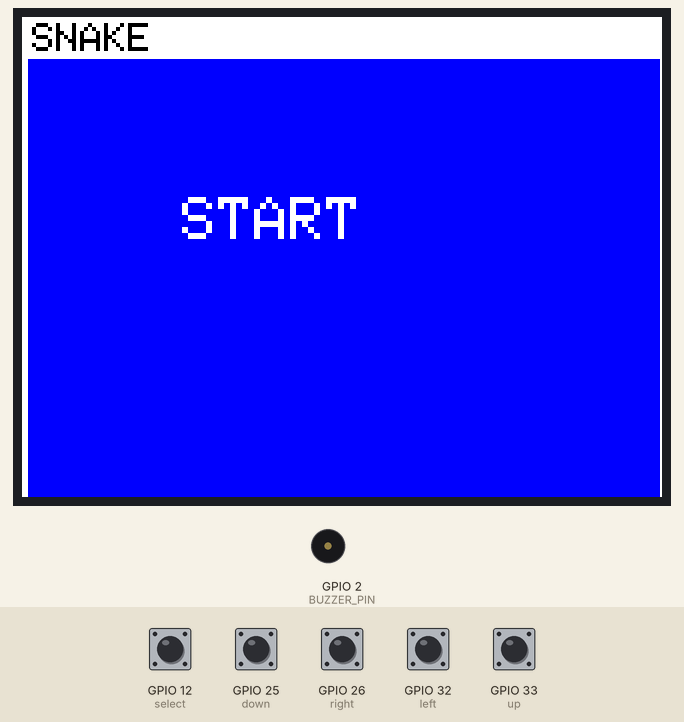
This sketch was run on a simulated ESP32. Shown: 320×240 colour display, buzzer (waves = sounding). Inputs (shaded band) come from the test bench; at power-on: GPIO 12 (select), GPIO 25 (down), GPIO 26 (right), GPIO 32 (left), GPIO 33 (up) HIGH. Random numbers use the default seed unless the sketch sets one.

Above: at 1.4 s.
1.5 s: GPIO 12 (select) pulled LOW for 0.15 s
At 2.7 s:
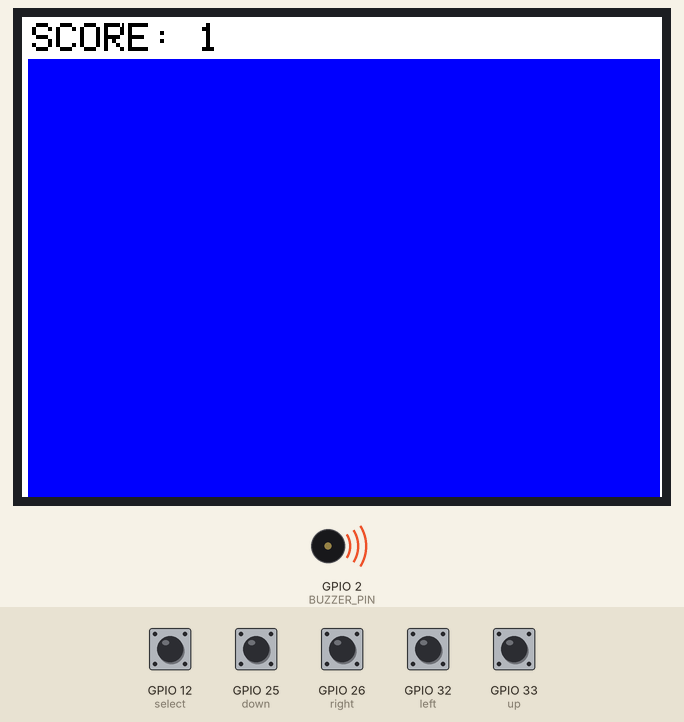
4.6 s: GPIO 32 (left) pulled LOW for 0.15 s
At 6.6 s:
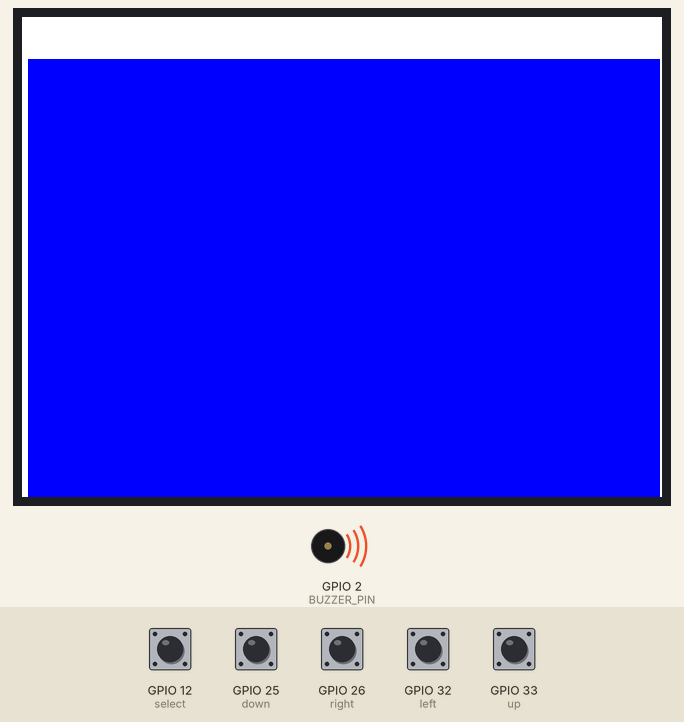
7.7 s: GPIO 12 (select) pulled LOW for 1 s
At 8.7 s:
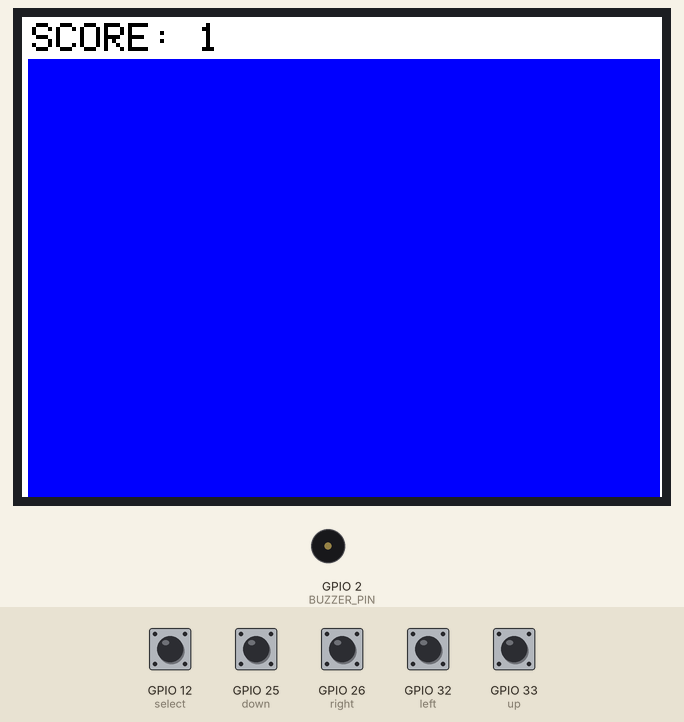
11.7 s: GPIO 26 (right) pulled LOW for 0.15 s
At 11.92 s:
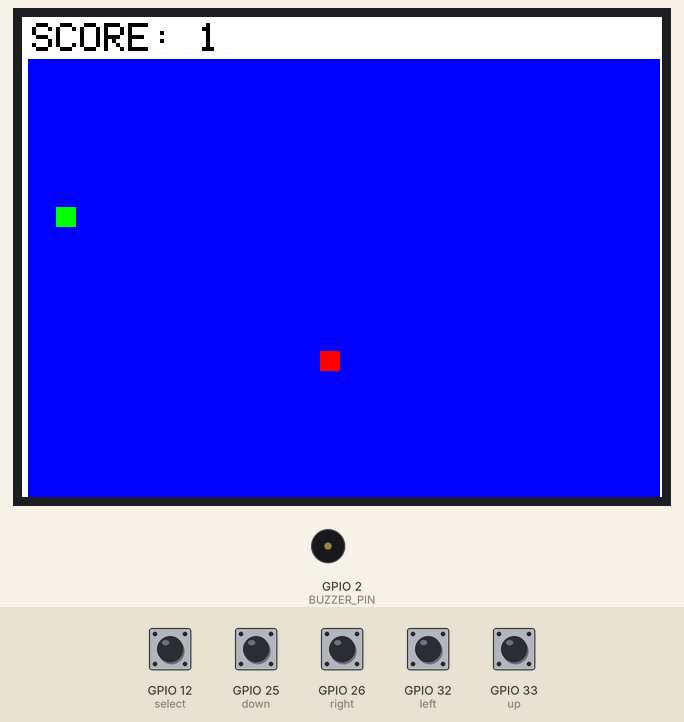
12.4 s: GPIO 25 (down) pulled LOW for 0.15 s
At 12.67 s:
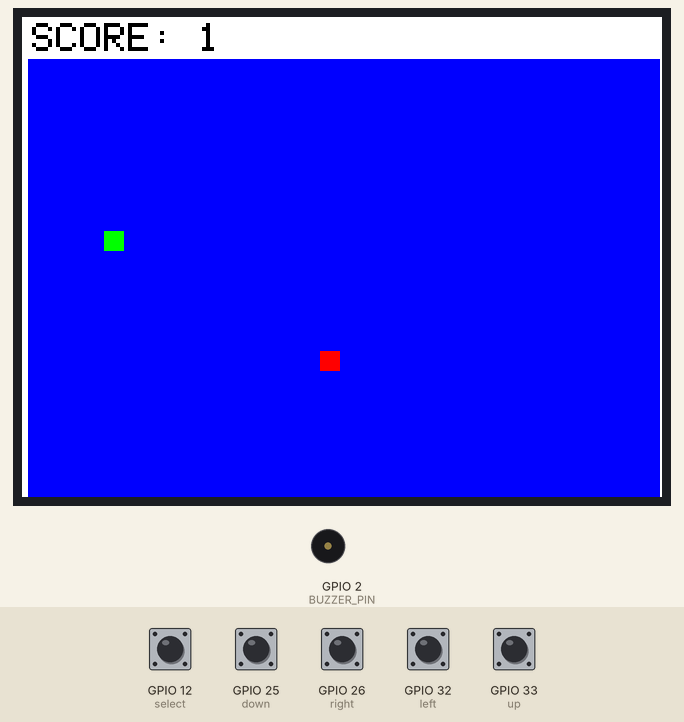
13.1 s: GPIO 26 (right) pulled LOW for 1 s
At 13.42 s:
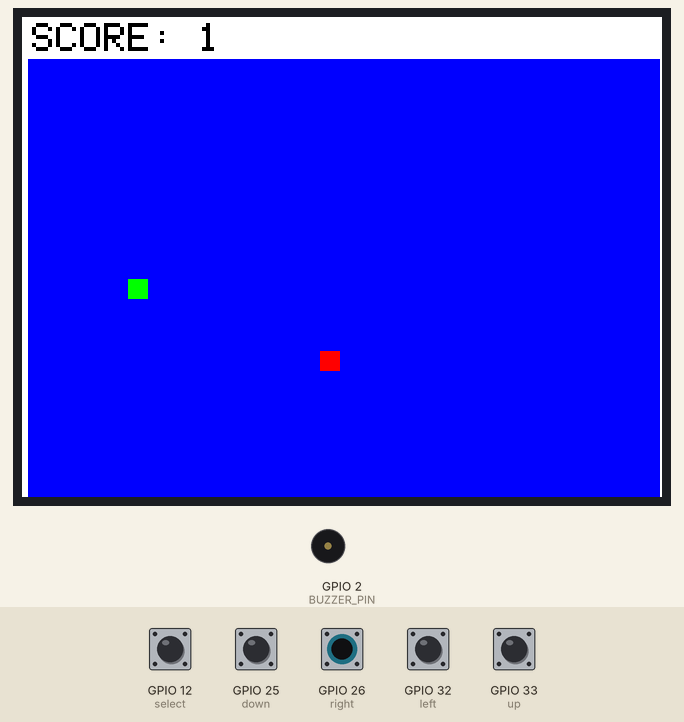
Timing chart, 0 to 15.7 s (numbered marks = the images above; inputs shaded):
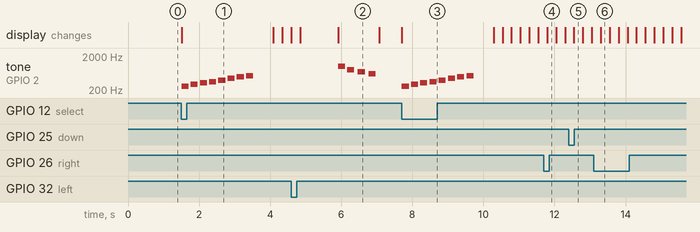

Measured:
- after the input at 1.5 s, tone on GPIO 2 (BUZZER_PIN): plays 262 Hz for 0.20 s, 294 Hz for 0.20 s, 330 Hz for 0.20 s, 349 Hz for 0.20 s, 392 Hz for 0.20 s, 440 Hz for 0.20 s … (8 notes in this stretch), starting at once; the display: changes at once (image 1)
- after the input at 4.6 s, tone on GPIO 2 (BUZZER_PIN): plays 1000 Hz for 0.20 s, 800 Hz for 0.20 s, 700 Hz for 0.20 s, 600 Hz for 0.20 s, starting after 1.3 s
- after the input at 7.7 s, tone on GPIO 2 (BUZZER_PIN): plays 262 Hz for 0.20 s, 294 Hz for 0.20 s, 330 Hz for 0.20 s, 349 Hz for 0.20 s, 392 Hz for 0.20 s, 440 Hz for 0.20 s … (8 notes in this stretch), starting at once; the display: changes at once (image 3)
- what the display in image 2 shows lasts 1.2 s, from 5.9 s to 7.1 s

The sketch:

Snake_for_ESP32.ino
```cpp
/////////////////////////////////////////////////////////////////////////////
//
//  A Simple Game of Snake
//  written by Tyler Edwards.
//
//  Modified by Alexandru903.
//
//  Added a buzzer and some simple sounds.
//  Added simple buttons as inputs, removed some bugs, made the food not spawn inside of the snake.
//
//  Tyler on GitHub: https://github.com/HailTheBDFL (original source)
//
//  To begin the game, press the select button
//
/////////////////////////////////////////////////////////////////////////////

float gameSpeed = 4;  //Higher numbers are faster

#include <Adafruit_GFX.h>
#include <Adafruit_ILI9341.h>
#include <SPI.h>

//Pinout for display (currently for ILI9341)
#define _cs    5
#define _dc    4
#define _mosi  23
#define _sclk  18
#define _rst   22
#define _miso  19

#define BUZZER_PIN 2 // pin for buzzer

boolean start = false;     //will not start without say-so
unsigned long offsetT = 0; //time delay for input
unsigned long offsetM = 0; //time delay for main loop

float gs;
int headX = 1;             //coordinates for head
int headY = 1;
long int beenHeadX[550];   //coordinates to clear later
long int beenHeadY[550];
int changeX = 0;           //the direction of the snake
int changeY = 1;
boolean lastMoveH = false; //to keep from going back on itself
int score = 1;
int foodX;                 //coordinates of food
int foodY;
boolean eaten = true;      //if true a new food will be made
int loopCount = 0;         //number of times the loop has run
int clearPoint = 0;        //when the loopCount is reset
boolean clearScore = false;

Adafruit_ILI9341 tft = Adafruit_ILI9341(_cs, _dc, _mosi, _sclk, _rst, _miso); //initialize the display

void setup() {
  gs = 1000 / gameSpeed;                 //calculated gameSpeed in milliseconds

  memset(beenHeadX, 0, 550);             //initiate beenHead with a bunch of zeros
  memset(beenHeadY, 0, 550);

  tft.begin();                           //turn on display
  tft.setRotation(1);

  tft.fillScreen(ILI9341_WHITE);                       //sets background
  tft.fillRect(3, 21, 316, 226, ILI9341_BLUE);

  tft.setTextColor(ILI9341_WHITE);            //Start button
  tft.setTextSize(3);
  tft.setCursor(80, 90);
  tft.print("START");

  tft.setTextColor(ILI9341_BLACK);
  tft.setTextSize(2);
  tft.setCursor(5, 3);         // name of the game
  tft.print("SNAKE");

  //tft.setTextColor(ILI9341_BLACK);
  //tft.setTextSize(2);
  //tft.setCursor(5, 3);          // old score keeper
  //tft.print("SCORE: ");
  //printScore();

  randomSeed(analogRead(6)); //make every game unique

  pinMode(33, INPUT_PULLUP); //up
  pinMode(25, INPUT_PULLUP); //down
  pinMode(32, INPUT_PULLUP); //left
  pinMode(26, INPUT_PULLUP); //right
  pinMode(12, INPUT_PULLUP); //select/start
  pinMode(2, OUTPUT);

  Serial.begin(115200);
}

void loop() {
  if (clearScore and start) { //resets score from last game, won't clear until new game starts so you can show off your own score
    score = 1;
    printScore();
    clearScore = false;
  }

  if (digitalRead(33) == LOW) { // up button pressed
    up();
  }

  if (digitalRead(25) == LOW) { // down button pressed
    down();
  }

  if (digitalRead(32) == LOW) { // left button pressed
    left();
  }

  if (digitalRead(26) == LOW) { // right button pressed
   right();
  }

  if (digitalRead(12) == LOW) { // select/start button pressed

   tft.fillRect(0, 0, 50, 20, ILI9341_WHITE);
   tft.setTextColor(ILI9341_BLACK); //new score keeper
   tft.setTextSize(2);
   tft.setCursor(5, 3);
   tft.print("SCORE: ");
   printScore();

    select();

  }

  if (millis() - offsetM > gs and start) {
    beenHeadX[loopCount] = headX;  //adds current head coordinates to be
    beenHeadY[loopCount] = headY;  //covered later

    headX = headX + changeX;
    headY = headY + changeY;

    if (headX - foodX == 0 and headY - foodY == 0) { //food!
      score = score + 1;
      printScore();
      eaten = true;
      tone(BUZZER_PIN, 1000, 100);
      delay(100);
    }

    loopCount += 1; //loopCount used for addressing, mostly

    if (loopCount > 467) {            //if loopCount exceeds size of
      clearPoint = loopCount - score; //beenHead arrays, reset to zero
      loopCount = 0;
    }

    //drawDot(headX, headY); //head is drawn old

    drawDot(headX, headY, true); // Draw the head of the snake in green new

    for (int i = loopCount - score + 1; i < loopCount; i++) { drawDot(beenHeadX[i], beenHeadY[i], false);}

    if (loopCount - score >= 0) { //if array has not been reset
      eraseDot(beenHeadX[loopCount - score], beenHeadY[loopCount - score]);
    }  //covers end of tail
    else {
      eraseDot(beenHeadX[clearPoint], beenHeadY[clearPoint]);
      clearPoint += 1;
    }
 /*
    if (eaten) {     //randomly create a new piece of food if last was eaten
      foodX = random(2, 26);
      foodY = random(2, 18);
      eaten = false;
    }
  */
    if (eaten) { // Randomly create a new piece of food if the last one was eaten
        generateFood(); //generates random food based on the location of the snake ( not on the snake )
        eaten = false;
    }

   // drawDotRed(foodX, foodY); //draw the food old

    if (headX > 26 or headX < 1 or headY < 1 or headY > 18) { //Boudaries
      endGame();
    }

    if (loopCount - score < 0) {         //check to see if head is on tail
      for (int j = 0; j < loopCount; j++) {
        if (headX == beenHeadX[j] and headY == beenHeadY[j]) {
          endGame();
        }
      }
      for (int k = clearPoint; k < 467; k++) {
        if (headX == beenHeadX[k] and headY == beenHeadY[k]) {
          endGame();
        }
      }
    }
    else {
      for (int i = loopCount - (score - 1); i < loopCount; i++) {
        if (headX == beenHeadX[i] and headY == beenHeadY[i]) {
          endGame();
        }
      }
    }

    offsetM = millis(); //reset game loop timer
  }
}

void endGame() {

  tft.setCursor(80, 90);
  tft.setTextSize(3);
  tft.setTextColor(ILI9341_WHITE);
  tft.print("GAME OVER");
  delay(1000);


  tft.fillRect(0, 0, 320, 21, ILI9341_WHITE);
  tft.fillRect(0, 0, 3, 240, ILI9341_WHITE);
  tft.fillRect(319, 0, 1, 240, ILI9341_WHITE);
  tft.fillRect(3, 21, 316, 226, ILI9341_BLUE); //deletes the old game, redraws the game screen as eficiently as possible

  eaten = true; //new food will be created

  tone(BUZZER_PIN, 1000, 200);
  delay(250);
  tone(BUZZER_PIN, 800, 200);
  delay(300);
  tone(BUZZER_PIN, 700, 200);
  delay(300);
  tone(BUZZER_PIN, 600, 200);
  delay(300);

  tft.setCursor(80, 90);       //Retry message
  tft.setTextSize(3);
  tft.setTextColor(ILI9341_WHITE);
  tft.print("RETRY?");
  tft.setTextColor(ILI9341_BLACK); //sets back to scoreboard settings
  tft.setTextSize(2);

  tft.setCursor(5, 3);
  tft.print("SCORE: ");
  printScore();

  headX = 1;              //reset snake
  headY = 1;
  changeX = 0;
  changeY = 1;
  lastMoveH = false;

  memset(beenHeadX, 0, 550); //clear the beenHead arrays
  memset(beenHeadY, 0, 550); //probably not necessary

  loopCount = 0;
  clearScore = true;
  start = false;     //stops game
}

/*
void drawDot(int x, int y) {
  tft.fillRect(12*(x-1)+5, 12*(y-1)+23, 10, 10, ILI9341_WHITE);
}
*/ // old drawdot

void drawDot(int x, int y, bool isHead) {
  if (isHead) {
    tft.fillRect(12*(x-1)+5, 12*(y-1)+23, 10, 10, ILI9341_GREEN);
  } else {
    tft.fillRect(12*(x-1)+5, 12*(y-1)+23, 10, 10, ILI9341_WHITE);
  }
} // with green head

void drawDotRed(int x, int y) {
  tft.fillRect(12*(x-1)+5, 12*(y-1)+23, 10, 10, ILI9341_RED);
}

void eraseDot(int x, int y) {
  tft.fillRect(12*(x-1)+5, 12*(y-1)+23, 10, 10, ILI9341_BLUE);
}

void printScore() {
  tft.fillRect(88, 3, 50, 16, ILI9341_WHITE);  //clears old score
  tft.setCursor(88, 3);
  tft.print(score);                            //prints current score
}

void up() {
  if (millis() - offsetT > gs and lastMoveH) { //lastMoveH makes sure you can't go back on yourself
    changeX = 0;    //changes the direction of the snake
    changeY = -1;
    offsetT = millis();
    lastMoveH = false;
  }
}

void down() {
  if (millis() - offsetT > gs and lastMoveH) {
    changeX = 0;
    changeY = 1;
    offsetT = millis();
    lastMoveH = false;
  }
}

void left() {
  if (millis() - offsetT > gs and !lastMoveH) {
    changeX = -1;
    changeY = 0;
    offsetT = millis();
    lastMoveH = true;
  }
}

void right() {
  if (millis() - offsetT > gs and !lastMoveH) {
    changeX = 1;
    changeY = 0;
    offsetT = millis();
    lastMoveH = true;
  }
}

void select() {
  if (millis() - offsetT > gs and !start) {
    tft.fillRect(80, 90, 126, 24, ILI9341_BLUE); //Erase start message
    start = true;                                //allows loop to start
    offsetT = millis();
  }
  playHappyTune();
    delay(500); // Delay to allow the tune to complete
}

void playHappyTune() {  //start beeps
  int melody[] = {262, 294, 330, 349, 392, 440, 494, 523};
  int noteDurations[] = {200, 200, 200, 200, 200, 200, 200, 200};

  // Play each note of the melody
  for (int i = 0; i < 8; i++) {
    tone(BUZZER_PIN, melody[i], noteDurations[i]);
    delay(noteDurations[i] * 1.3); // Pause between notes
    noTone(BUZZER_PIN); // Stop the tone
  }
}

void generateFood() {
    boolean foodOnSnake = true;
    while (foodOnSnake) {
        // Generate random coordinates for the food
        foodX = random(2, 26);
        foodY = random(2, 18);

        // Check if the food coordinates are not on the snake
        foodOnSnake = isFoodOnSnake(foodX, foodY);
    }
    // Draw the food at the generated coordinates
    drawDotRed(foodX, foodY);
}

bool isFoodOnSnake(int x, int y) {
    // Check if the food coordinates overlap with any part of the snake
    for (int i = 0; i < loopCount; i++) {
        if (x == beenHeadX[i] && y == beenHeadY[i]) {
            return true; // Food is on the snake
        }
    }
    return false; // Food is not on the snake
}
```
